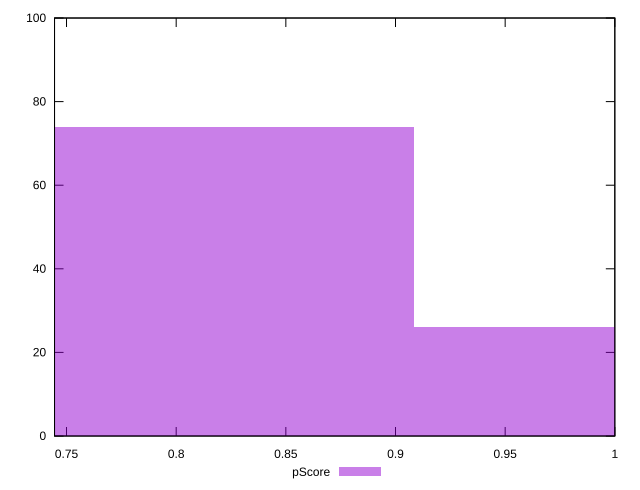

This figure's gnuplot source:
reset

$pScore <<EOF
0.7787183317315354 74
1.0382911089753806 26
EOF

set key outside below
set boxwidth 0.25957277724384514
set xrange [0.7445355555555555:1]
set yrange [0:100]
set trange [0:100]
set style fill transparent solid 0.5 noborder
set terminal svg size 640, 490 enhanced background rgb 'white'
set output "report_0_00242021-02-20T12:25:28.543Z/uses-rel-preconnect/samples/pages+cached/pScore/histogram.svg"

plot $pScore title "pScore" with boxes

reset
